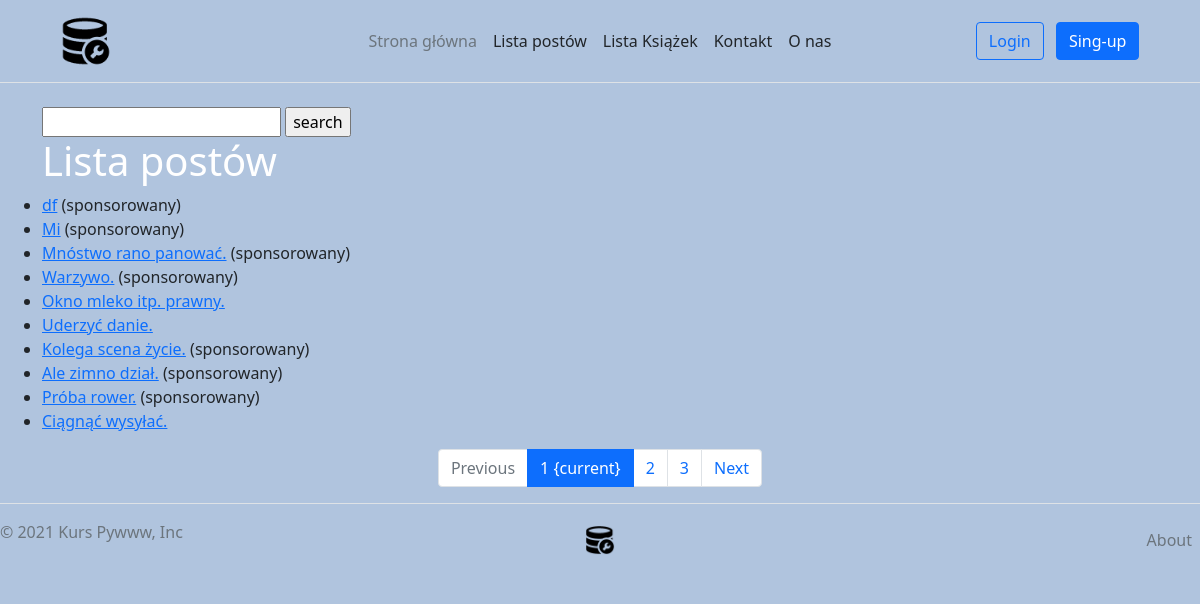
/posts/, run on the app's committed database.
### posts/models.py (models this page shows, shortened)
class Post(Timestamped):
    title = models.CharField(verbose_name="Tytuł", max_length=255)
    content = models.TextField(verbose_name="Treść")
    published = models.BooleanField(verbose_name="Opublikowany", default=False)
    sponsored = models.BooleanField(verbose_name="Sponsorowany", default=False)
    author = models.ForeignKey("auth.User", on_delete=models.CASCADE)
    tags = models.ManyToManyField('tags.Tag', related_name="posts")
    category = models.ManyToManyField('posts.Category')
    example_file = models.FileField(upload_to='posts/examples/', blank=True, null=True)
    image_width = models.IntegerField(blank=True, null=True, editable=False)
    image = models.ImageField(upload_to="posts/images/%Y/%m/%d/", null=True, width_field="image_width")

### posts/views.py (the view)
# urls.py: path('', posts_list, name="list"),
def posts_list(request):
    posts = Post.objects.filter(published=True)
    q = request.GET.get("qr")
    if q:
        posts = posts.filter(title__icontains=q)
    paginator = Paginator(posts, 10)
    page_number = request.GET.get('page')
    posts_list = paginator.get_page(page_number)
    context = {'posts_list': posts_list}
    return render(request, "posts/list.html", context=context)

### posts/templates/posts/list.html
{% extends 'base.html' %}
{% load static %}
{% block styles %}
<link href="{% static 'posts/css/style.css' %}" rel="stylesheet">
{% endblock %}
{% block content %}
<div class="row">
    <form>
        <input type="text" id="q" name="qr">
        <input type="submit" value="search">
    </form>
    <h1>Lista postów</h1>
    <ul>
        {% for post in posts_list %}
            <li><a href="{% url 'posts:details' post.id %}">{{ post.title }}</a>
                {% if post.sponsored %}(sponsorowany){% endif %}
            </li>
        {% endfor %}
    </ul>
    <nav aria-label="Page navigation">
        <ul class="pagination justify-content-center">
            {% if posts_list.has_previous %}
                <li class="page-item">
                  <a class="page-link" href="?page={{ posts.list.previous_page_number }}">Previous</a>
                </li>
            {% else %}
                 <li class="page-item disabled">
                  <a class="page-link" href="#" tabindex="-1" aria-disabled="True">Previous</a>
                </li>
            {% endif %}
            {% for i in posts_list.paginator.page_range %}
                {% if posts_list.number == i %}
                     <li class="page-item active" aria-current="page">
                        <span class="page-link">
                            {{ i }}
                            <span class="sr-only">{current}</span>
                        </span>
                     </li>
                {% else %}
                    <li class="page-item"><a class="page-link" href="?page={{ i }}">{{ i }}</a></li>
                {% endif %}
            {% endfor %}
            {% if posts_list.has_next %}
                 <li class="page-item">
                     <a class="page-link" href="?page={{ posts_list.next_page_number }}">Next</a>
                 </li>
            {% else %}
                 <li class="page-item disabled">
                     <a class="page-link" href="#" tabindex="-1" aria-disabled="True">Next</a>
                 </li>
            {% endif %}
        </ul>
    </nav>
</div>
{% endblock %}

### main/static/main/css/style.css (style rules this page uses)
body { background-color: lightsteelblue; }
h1 { color: white; }

### data on the page
Post: title "df", sponsored "(sponsorowany)"
Post: title "Mi", sponsored "(sponsorowany)"
Post: title "Mnóstwo rano panować.", sponsored "(sponsorowany)"
Post: title "Warzywo.", sponsored "(sponsorowany)"
Post: title "Okno mleko itp. prawny."
Post: title "Uderzyć danie."
Post: title "Kolega scena życie.", sponsored "(sponsorowany)"
Post: title "Ale zimno dział.", sponsored "(sponsorowany)"
Post: title "Próba rower.", sponsored "(sponsorowany)"
Post: title "Ciągnąć wysyłać."

### other printed values
{{ i }} "1"
{{ i }} "2" "3"
